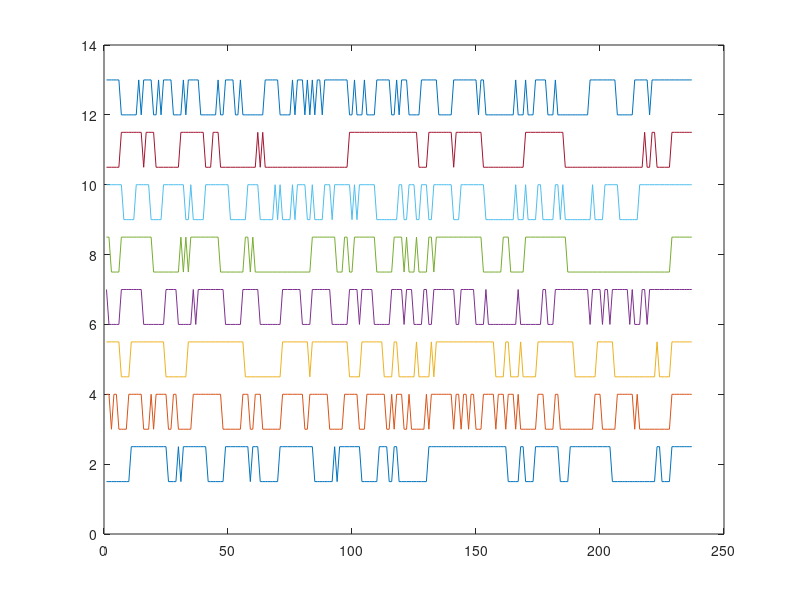

Source code (MATLAB):
clear;

dataLoad = load('seg_corr_ana');
corrMat = dataLoad.corrMat;

spkID = 43;
corrData = corrMat{spkID};

cla;
corrDataAna = zeros(4*2,length(corrData{1}));
for i = 1:4
    for j = 1:2
        offset = (i-1)*3+j;
        dataPlot = corrData{i,j};
        corrDataAna((i-1)*2+j,:) = dataPlot;
        dataPlot(dataPlot<0.1) = inf;        
        plot(dataPlot+offset*1);
        
        hold on
    end
end

thres = 0;
corrDataAna_tmp = corrDataAna;
corrDataAna(corrDataAna_tmp<thres) = 0;
corrDataAna(corrDataAna_tmp>=thres) = 1;

cla
for i = 1:4
    for j = 1:2
        offset = (i-1)*2+j;             
        plot(corrDataAna((i-1)*2+j,:)+offset*1.5);        
        hold on
    end
end

corrDataAna_sum = sum(corrDataAna,1)';
figure
a = hist(corrDataAna_sum);


% 
% featureMatrix_Row(:,1) = rate(validFlag_seg>0);
% featureMatrix_Row(:,2) = engergy(validFlag_seg>0);
% featureMatrix_Row(:,3)  = pitch_ave(validFlag_seg>0);
% featureMatrix_Row(:,4)  = pitch_std(validFlag_seg>0);
% 
% 
% featureMatrix_Col(:,1)  = sensor_second(validFlag_seg>0);
% featureMatrix_Col(:,2)   = wholebody(validFlag_seg>0);
% featureMatrix_Col(:,3)  =  gesture(validFlag_seg>0);

cnt = 0;
for iSpeaker = 1:51
    individualData = corrMat{iSpeaker};
    if isempty(individualData)
        continue;
    end
    indMat = individualData{1};
    len = size(indMat,1);
    cnt = cnt+len;
end